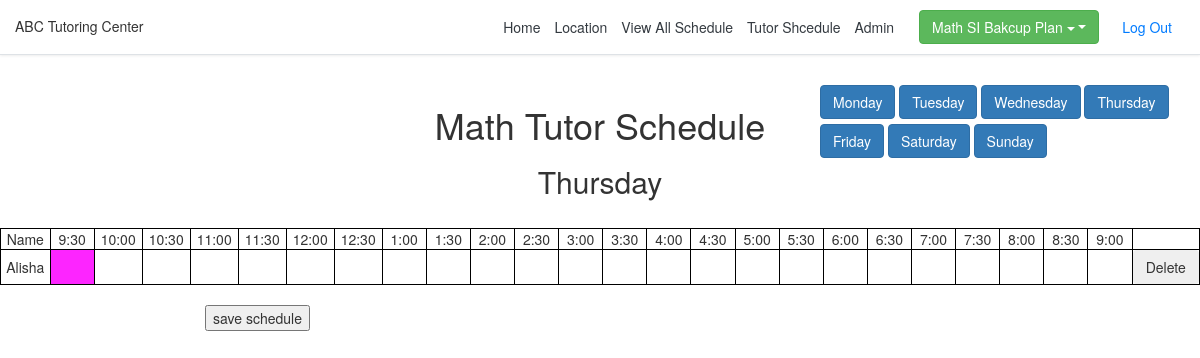
The page /schedule/Thursday/ (signed in) on the database as committed earlier.
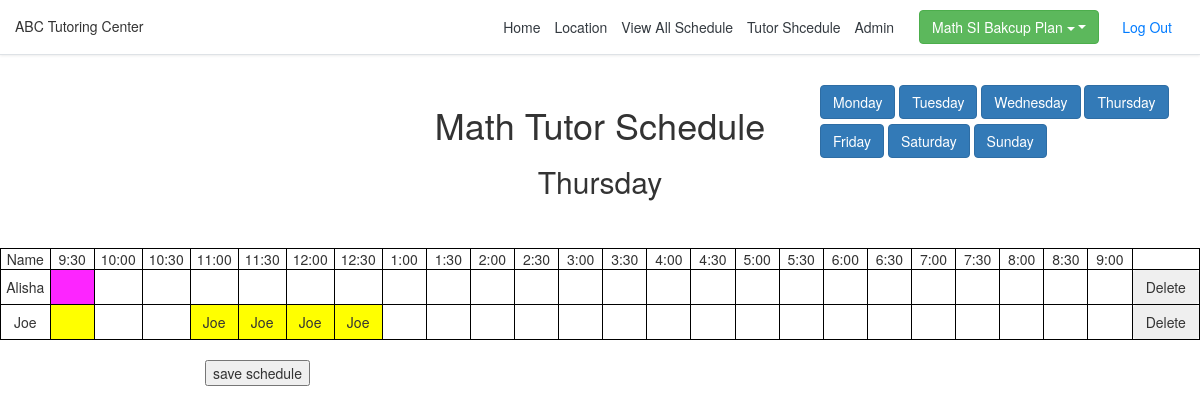
The same page on the database as committed later.
### CS416Project/models.py (models this page shows, shortened)
class Timetable(models.Model):
    tutor = models.ForeignKey(Tutor, on_delete=models.SET_NULL, null=True)
    day = models.CharField(max_length=50, default='',choices=day_choices)
    fname = models.CharField(max_length=10, blank=True, default='', null=True)
    t0930 = models.CharField(max_length=10, blank=True, default='', null=True)
    t1000 =models.CharField(max_length=10, blank=True, default='', null=True )
    t1030 = models.CharField(max_length=10, blank=True, default='', null=True)
    t1100 = models.CharField(max_length=10, blank=True, default='', null=True)
    t1130 = models.CharField(max_length=10, blank=True, default='', null=True)
    t1200 = models.CharField(max_length=10, blank=True, default='', null=True)
    t1230 = models.CharField(max_length=10, blank=True, default='', null=True)
    t1300 = models.CharField(max_length=10, blank=True, default='', null=True)
    t1330 = models.CharField(max_length=10, blank=True, default='', null=True)
    t1400 =models.CharField(max_length=10, blank=True, default='', null=True)
    t1430 =models.CharField(max_length=10, blank=True, default='', null=True)
    t1500 = models.CharField(max_length=10, blank=True, default='', null=True)
    t1530 =models.CharField(max_length=10, blank=True, default='', null=True)
    t1600 = models.CharField(max_length=10, blank=True, default='', null=True)
    t1630 = models.CharField(max_length=10, blank=True, default='', null=True)
    t1700 = models.CharField(max_length=10, blank=True, default='', null=True)
    t1730 = models.CharField(max_length=10, blank=True, default='', null=True)
    t1800 =models.CharField(max_length=10, blank=True, default='', null=True)
    t1830 = models.CharField(max_length=10, blank=True, default='', null=True)
    t1900 = models.CharField(max_length=10, blank=True, default='', null=True)
    t1930 =models.CharField(max_length=10, blank=True, default='', null=True)
    t2000 =models.CharField(max_length=10, blank=True, default='', null=True)
    t2030 =models.CharField(max_length=10, blank=True, default='', null=True)
    t2100 =models.CharField(max_length=10, blank=True, default='', null=True)

class Tutor(models.Model):
    objects = TutorManager()
    firstname = models.CharField(max_length=50,default='')
    lastname = models.CharField(max_length=50,default='')
    hours = models.IntegerField(default=0)
    typeofstaff = models.CharField(max_length=50, default='',choices=type_choices)
    subject1 = models.CharField(max_length=50, default='', null=True, choices=subject_choices)
    subject2 = models.CharField(max_length=50, default='', null=True, blank=True,choices=subject_choices)
    usedhours = models.DecimalField(decimal_places=1, max_digits=3, default=0)
    class Meta: #order by desc
         ordering = ['firstname']
         unique_together = (('firstname', 'lastname'),)

### CS416Project/views.py (the view)
# urls.py: path('schedule/<day>/', views.schedule, name="schedule"),
@user_passes_test(user_check,login_url='/login')
def schedule(request, day):
    usedhours = Schedule.objects.all().filter(day=day)
    for u in usedhours:
        print(str(u.tutor_id) +' '+ u.tutor.firstname)
        count = Timetable.objects.filter(day=day).filter(tutor__firstname = u.tutor.firstname).count()
        if count ==  0:
            timetable = Timetable(tutor_id=u.tutor_id, day=u.day, fname=u.tutor.firstname)
            timetable.save()
    tTable = Timetable.objects.all().filter(day=day).order_by('tutor__firstname')
    zipdata = zip(tTable,usedhours)
    print(zipdata)
    return render(request, 'mathSchedule.html',{'usedhours': usedhours,'day':day, 'schedule': tTable,'zip':zipdata})

### CS416Project/views.py (called while the page is built)
def user_check(user):
    return user.username == 'bakatarekun'

### templates/mathSchedule.html (shortened to what this page needs)
{% load staticfiles %}
<!DOCTYPE html>
<html lang="en">
<head>
    <link rel="stylesheet" href="{% static 'style.css' %}">
    <link rel="stylesheet" href="https://maxcdn.bootstrapcdn.com/bootstrap/4.1.3/css/bootstrap.min.css">
    <link rel="stylesheet" href="https://maxcdn.bootstrapcdn.com/bootstrap/3.3.7/css/bootstrap.min.css">
</head>
<body id="top">
{% include "header.html" %}
{% if user.is_authenticated %}
    <br>
    <div class="row">
        <div class="col-4" id="listoftutors"></div>
        <div class="col-4" style="text-align: center">
            <h1>Math Tutor Schedule</h1>
            <h2 id="daylbl"></h2>
        </div>
        <div  class="col-4" id="daybtns" >
            <input class="btn btn-primary mybtn" id="Mondaybtn" name="daybtn" type="button" value="Monday"/>
            <input class="btn btn-primary mybtn" id="Tuesdaybtn" name="daybtn" type="button" value="Tuesday"/>
            <input class="btn btn-primary mybtn" id="Wednesdaybtn"name="daybtn" type="button" value="Wednesday"/>
            <input class="btn btn-primary mybtn" id="Thursdaybtn" name="daybtn" type="button" value="Thursday"/>
            <input class="btn btn-primary mybtn" id="Fridaybtn" name="daybtn" type="button" value="Friday"/>
            <input class="btn btn-primary mybtn" id="Saturdaybtn" name="daybtn" type="button" value="Saturday"/>
            <input class="btn btn-primary mybtn" id="Sundaybtn" name="daybtn" type="button" value="Sunday"/>
        </div>
    </div>
    {% if day == "Friday"  %}
        <table align="center">
            <tbody name='tb'>
            {% include "rowFridayTime.html" %}
            {% for s, t in zip %}
                <tr>
                    {% include "rowFriday.html" %}
                    {% include "deleteButtons.html" %}
                </tr>
                <br>
            {% endfor %}
            </tbody>
        </table>
    {% else %}
        <table align="center">
            <tbody name='tb'>
            {% include "rowDuringWeekTime.html" %}
            {% for s, t in zip %}
                <tr>
                    {% include "rowDuringWeek.html" %}
                    {% include "deleteButtons.html" %}
                </tr>
                <br>
            {% endfor %}
            </tbody>
        </table>
    {% endif %}
    <br>
    <div class="row justify-content-start">
        <div class="col-2">
        </div>
        <div class="col-4">
            <input type="button" value="save schedule" onclick="saveAllSchedule()">
        </div>
    </div>
{% endif %}
</body>
</html>

### templates/rowDuringWeek.html
    <td> {{ s.fname }}</td>
    <td  name={{ s.tutor.firstname }} class={{ s.tutor.typeofstaff }}> {{ s.t0930 }}</td>
    <td  name={{ s.tutor.firstname }} class={{ s.tutor.typeofstaff }}>{{ s.t1000 }}</td>
    <td  name={{ s.tutor.firstname }} class={{ s.tutor.typeofstaff }}>{{ s.t1030 }}</td>
    <td  name={{ s.tutor.firstname }} class={{ s.tutor.typeofstaff }}>{{ s.t1100 }}</td>
    <td  name={{ s.tutor.firstname }} class={{ s.tutor.typeofstaff }}>{{ s.t1130 }}</td>
    <td  name={{ s.tutor.firstname }} class={{ s.tutor.typeofstaff }}>{{ s.t1200 }}</td>
    <td  name={{ s.tutor.firstname }} class={{ s.tutor.typeofstaff }}>{{ s.t1230 }}</td>
    <td name={{ s.tutor.firstname }} class={{ s.tutor.typeofstaff }}>{{ s.t1300 }}</td>
    <td name={{ s.tutor.firstname }} class={{ s.tutor.typeofstaff }}>{{ s.t1330 }}</td>
    <td name={{ s.tutor.firstname }} class={{ s.tutor.typeofstaff }}>{{ s.t1400 }}</td>
    <td name={{ s.tutor.firstname }} class={{ s.tutor.typeofstaff }}>{{ s.t1430 }}</td>
    <td name={{ s.tutor.firstname }} class={{ s.tutor.typeofstaff }}>{{ s.t1500 }}</td>
    <td name={{ s.tutor.firstname }} class={{ s.tutor.typeofstaff }}>{{ s.t1530 }}</td>
    <td name={{ s.tutor.firstname }} class={{ s.tutor.typeofstaff }}>{{ s.t1600 }}</td>
    <td  name={{ s.tutor.firstname }} class={{ s.tutor.typeofstaff }}>{{ s.t1630 }}</td>
    <td name={{ s.tutor.firstname }} class={{ s.tutor.typeofstaff }}>{{ s.t1700 }}</td>
    <td name={{ s.tutor.firstname }} class={{ s.tutor.typeofstaff }}>{{ s.t1730 }}</td>
    <td name={{ s.tutor.firstname }} class={{ s.tutor.typeofstaff }}>{{ s.t1800 }}</td>
    <td name={{ s.tutor.firstname }} class={{ s.tutor.typeofstaff }}>{{ s.t1830 }}</td>
    <td name={{ s.tutor.firstname }} class={{ s.tutor.typeofstaff }}>{{ s.t1900 }}</td>
    <td name={{ s.tutor.firstname }} class={{ s.tutor.typeofstaff }}>{{ s.t1930 }}</td>
    <td name={{ s.tutor.firstname }} class={{ s.tutor.typeofstaff }}>{{ s.t2000 }}</td>
    <td name={{ s.tutor.firstname }} class={{ s.tutor.typeofstaff }}>{{ s.t2030 }}</td>
    <td name={{ s.tutor.firstname }} class={{ s.tutor.typeofstaff }}>{{ s.t2100 }}</td>

### templates/deleteButtons.html (shortened to what this page needs)
<td name="delRow"><form action="/deleteRow" method="GET">
    <input type="submit" class="btn" value="Delete" name="delbtn">
</form></td>

Rows that differ between the two databases and show on the page:
added Timetable: fname "Joe", t1100 "Joe", t1130 "Joe", t1200 "Joe", t1230 "Joe"
